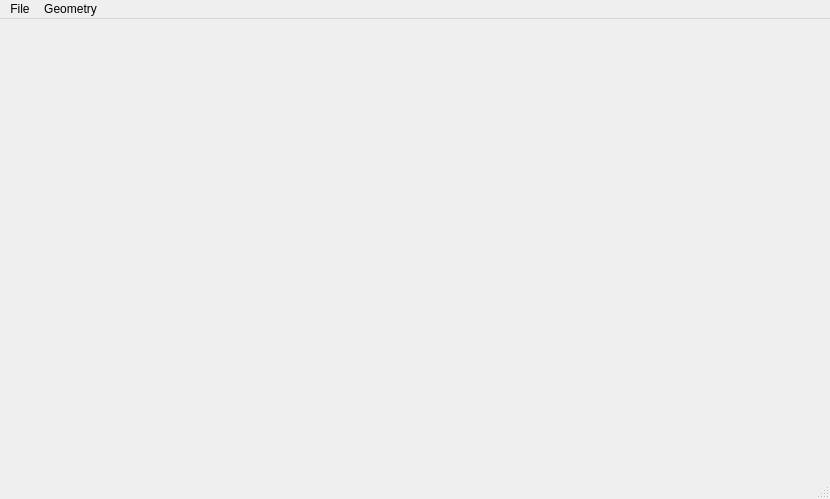
<?xml version="1.0" encoding="UTF-8"?>
<ui version="4.0">
 <class>MainWindow</class>
 <widget class="QMainWindow" name="MainWindow">
  <property name="geometry">
   <rect>
    <x>0</x>
    <y>0</y>
    <width>830</width>
    <height>499</height>
   </rect>
  </property>
  <property name="windowTitle">
   <string>MainWindow</string>
  </property>
  <widget class="QWidget" name="centralwidget"/>
  <widget class="QMenuBar" name="menubar">
   <property name="geometry">
    <rect>
     <x>0</x>
     <y>0</y>
     <width>830</width>
     <height>21</height>
    </rect>
   </property>
   <widget class="QMenu" name="menuFile">
    <property name="title">
     <string>File</string>
    </property>
   </widget>
   <widget class="QMenu" name="menuGeometry">
    <property name="title">
     <string>Geometry</string>
    </property>
   </widget>
   <addaction name="menuFile"/>
   <addaction name="menuGeometry"/>
  </widget>
  <widget class="QStatusBar" name="statusbar"/>
 </widget>
 <resources/>
 <connections/>
</ui>
